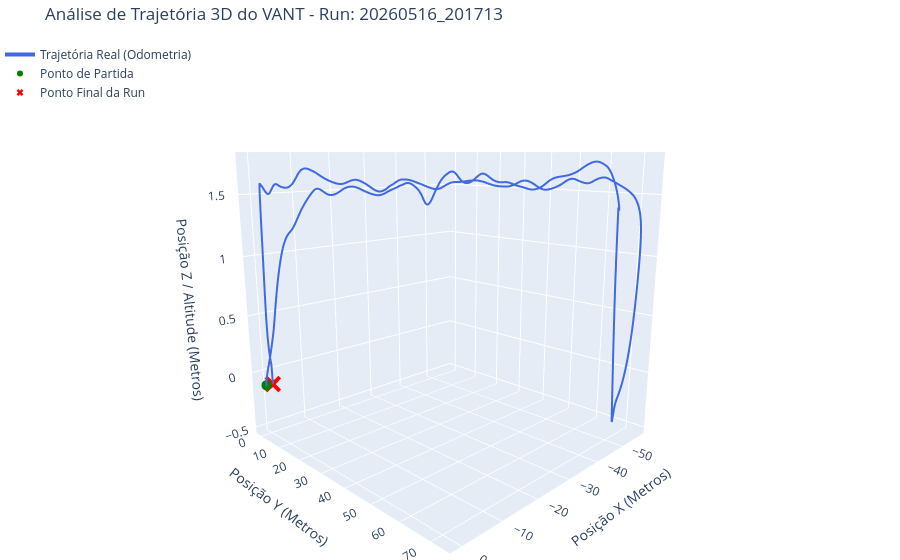
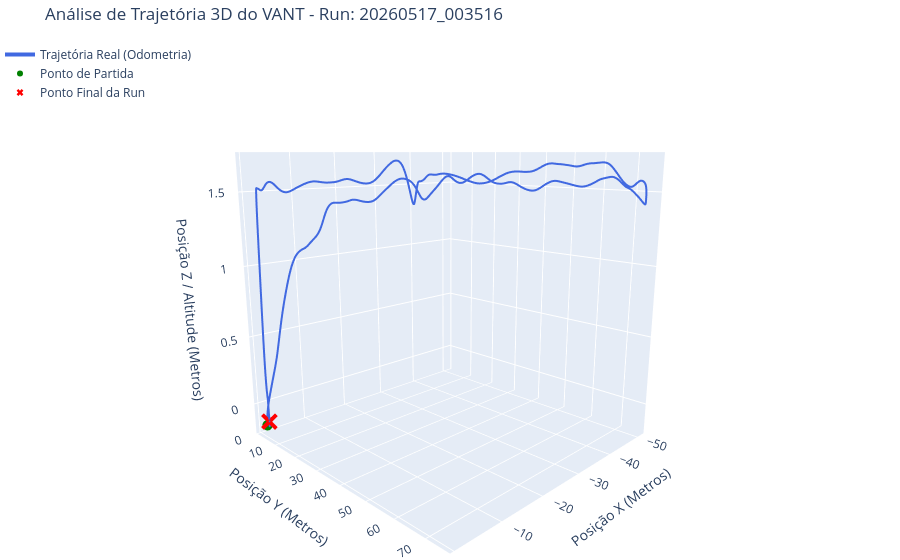
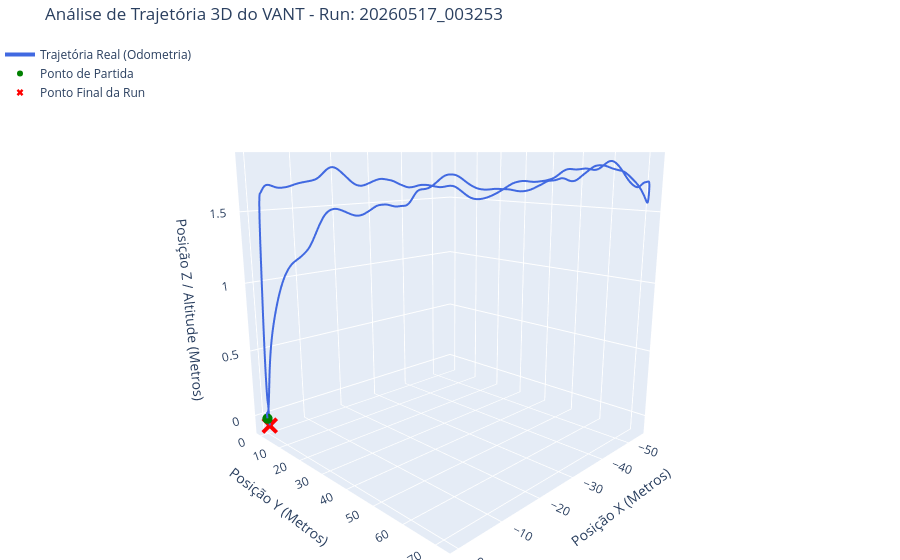
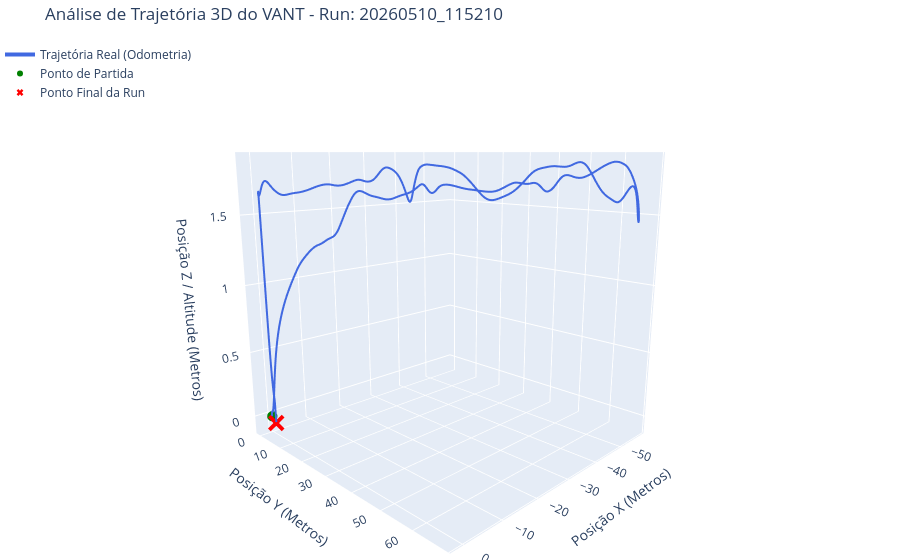

The cell these charts' notebook holds for them, in order:
### Markdown cell above
#### Análise da trajetória

### Code cell
for caminho, df in zip(caminhos_ficheiros, lista_dfs):
    
    # Extraindo o timestamp do nome do arquivo
    nome_arquivo = os.path.basename(caminho) 
    timestamp = nome_arquivo.replace('voo_teste_', '').replace('.csv', '')
    
    fig_3d = go.Figure()

    # Adiciona a linha da Trajetória Real
    fig_3d.add_trace(go.Scatter3d(
        x=df['x'], y=df['y'], z=df['altitude'],
        mode='lines',
        line=dict(color='royalblue', width=4),
        name='Trajetória Real (Odometria)'
    ))

    # Adiciona o Ponto de Partida
    fig_3d.add_trace(go.Scatter3d(
        x=[df['x'].iloc[0]], y=[df['y'].iloc[0]], z=[df['altitude'].iloc[0]],
        mode='markers',
        marker=dict(color='green', size=6),
        name='Ponto de Partida'
    ))

    # Adiciona o Ponto Final
    fig_3d.add_trace(go.Scatter3d(
        x=[df['x'].iloc[-1]], y=[df['y'].iloc[-1]], z=[df['altitude'].iloc[-1]],
        mode='markers',
        marker=dict(color='red', size=6, symbol='x'),
        name='Ponto Final da Run'
    ))

    fig_3d.update_layout(
        title=f'Análise de Trajetória 3D do VANT - Run: {timestamp}',
        scene=dict(
            xaxis_title='Posição X (Metros)',
            yaxis_title='Posição Y (Metros)',
            zaxis_title='Posição Z / Altitude (Metros)',
            camera=dict(eye=dict(x=1.5, y=1.5, z=0.5)) 
        ),
        legend=dict(x=0, y=1),
        margin=dict(l=0, r=0, b=0, t=40) 
    )

    fig_3d.show()

### Figure 1 — Plotly figure (JSON) as saved in the notebook; plotly's stock layout.template omitted (floating-point values rounded to 4 significant figures; data arrays with more than 128 entries replaced by an {"elided": "..."} marker saying what was removed)
{"data": [{"line": {"color": "royalblue", "width": 4}, "mode": "lines", "name": "Trajetória Real (Odometria)", "type": "scatter3d", "x": {"elided": "3631 float values"}, "y": {"elided": "3631 float values"}, "z": {"elided": "3631 float values"}}, {"marker": {"color": "green", "size": 6}, "mode": "markers", "name": "Ponto de Partida", "type": "scatter3d", "x": [0.8167], "y": [0.6921], "z": [-0.105]}, {"marker": {"color": "red", "size": 6, "symbol": "x"}, "mode": "markers", "name": "Ponto Final da Run", "type": "scatter3d", "x": [-0.3078], "y": [1.691], "z": [-0.09664]}], "layout": {"legend": {"x": 0, "y": 1}, "margin": {"b": 0, "l": 0, "r": 0, "t": 40}, "scene": {"camera": {"eye": {"x": 1.5, "y": 1.5, "z": 0.5}}, "xaxis": {"title": {"text": "Posição X (Metros)"}}, "yaxis": {"title": {"text": "Posição Y (Metros)"}}, "zaxis": {"title": {"text": "Posição Z / Altitude (Metros)"}}}, "title": {"text": "Análise de Trajetória 3D do VANT - Run: 20260516_201713"}}}

### Figure 2 — Plotly figure (JSON) as saved in the notebook; plotly's stock layout.template omitted (floating-point values rounded to 4 significant figures; data arrays with more than 128 entries replaced by an {"elided": "..."} marker saying what was removed)
{"data": [{"line": {"color": "royalblue", "width": 4}, "mode": "lines", "name": "Trajetória Real (Odometria)", "type": "scatter3d", "x": {"elided": "3326 float values"}, "y": {"elided": "3326 float values"}, "z": {"elided": "3326 float values"}}, {"marker": {"color": "green", "size": 6}, "mode": "markers", "name": "Ponto de Partida", "type": "scatter3d", "x": [-0.8116], "y": [1.836], "z": [-0.1637]}, {"marker": {"color": "red", "size": 6, "symbol": "x"}, "mode": "markers", "name": "Ponto Final da Run", "type": "scatter3d", "x": [-0.8805], "y": [2.981], "z": [-0.1257]}], "layout": {"legend": {"x": 0, "y": 1}, "margin": {"b": 0, "l": 0, "r": 0, "t": 40}, "scene": {"camera": {"eye": {"x": 1.5, "y": 1.5, "z": 0.5}}, "xaxis": {"title": {"text": "Posição X (Metros)"}}, "yaxis": {"title": {"text": "Posição Y (Metros)"}}, "zaxis": {"title": {"text": "Posição Z / Altitude (Metros)"}}}, "title": {"text": "Análise de Trajetória 3D do VANT - Run: 20260517_003516"}}}

### Figure 3 — Plotly figure (JSON) as saved in the notebook; plotly's stock layout.template omitted (floating-point values rounded to 4 significant figures; data arrays with more than 128 entries replaced by an {"elided": "..."} marker saying what was removed)
{"data": [{"line": {"color": "royalblue", "width": 4}, "mode": "lines", "name": "Trajetória Real (Odometria)", "type": "scatter3d", "x": {"elided": "3175 float values"}, "y": {"elided": "3175 float values"}, "z": {"elided": "3175 float values"}}, {"marker": {"color": "green", "size": 6}, "mode": "markers", "name": "Ponto de Partida", "type": "scatter3d", "x": [-0.02432], "y": [0.03252], "z": [-0.02248]}, {"marker": {"color": "red", "size": 6, "symbol": "x"}, "mode": "markers", "name": "Ponto Final da Run", "type": "scatter3d", "x": [-0.4076], "y": [0.1318], "z": [-0.08151]}], "layout": {"legend": {"x": 0, "y": 1}, "margin": {"b": 0, "l": 0, "r": 0, "t": 40}, "scene": {"camera": {"eye": {"x": 1.5, "y": 1.5, "z": 0.5}}, "xaxis": {"title": {"text": "Posição X (Metros)"}}, "yaxis": {"title": {"text": "Posição Y (Metros)"}}, "zaxis": {"title": {"text": "Posição Z / Altitude (Metros)"}}}, "title": {"text": "Análise de Trajetória 3D do VANT - Run: 20260517_003253"}}}

### Figure 4 — Plotly figure (JSON) as saved in the notebook; plotly's stock layout.template omitted (floating-point values rounded to 4 significant figures; data arrays with more than 128 entries replaced by an {"elided": "..."} marker saying what was removed)
{"data": [{"line": {"color": "royalblue", "width": 4}, "mode": "lines", "name": "Trajetória Real (Odometria)", "type": "scatter3d", "x": {"elided": "3397 float values"}, "y": {"elided": "3397 float values"}, "z": {"elided": "3397 float values"}}, {"marker": {"color": "green", "size": 6}, "mode": "markers", "name": "Ponto de Partida", "type": "scatter3d", "x": [0.001112], "y": [0.01589], "z": [-0.0137]}, {"marker": {"color": "red", "size": 6, "symbol": "x"}, "mode": "markers", "name": "Ponto Final da Run", "type": "scatter3d", "x": [-0.3992], "y": [1.081], "z": [-0.06279]}], "layout": {"legend": {"x": 0, "y": 1}, "margin": {"b": 0, "l": 0, "r": 0, "t": 40}, "scene": {"camera": {"eye": {"x": 1.5, "y": 1.5, "z": 0.5}}, "xaxis": {"title": {"text": "Posição X (Metros)"}}, "yaxis": {"title": {"text": "Posição Y (Metros)"}}, "zaxis": {"title": {"text": "Posição Z / Altitude (Metros)"}}}, "title": {"text": "Análise de Trajetória 3D do VANT - Run: 20260510_115210"}}}
